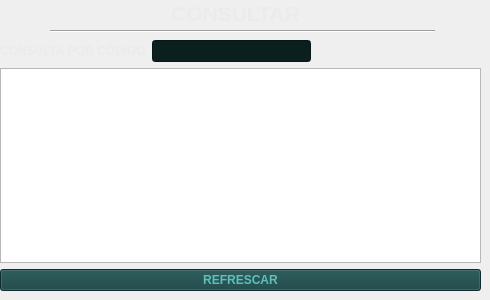
           <widget class="QWidget" name="tab_15">
            <attribute name="icon">
             <iconset>
              <normaloff>assets/SpotyUI/Consultar.png</normaloff>assets/SpotyUI/Consultar.png</iconset>
            </attribute>
            <attribute name="title">
             <string/>
            </attribute>
            <widget class="QWidget" name="layoutWidget_19">
             <property name="geometry">
              <rect>
               <x>0</x>
               <y>40</y>
               <width>481</width>
               <height>251</height>
              </rect>
             </property>
             <layout class="QVBoxLayout" name="verticalLayout_11">
              <item>
               <layout class="QGridLayout" name="gridLayout_6">
                <item row="0" column="0">
                 <widget class="QLabel" name="label_27">
                  <property name="font">
                   <font>
                    <pointsize>9</pointsize>
                    <weight>75</weight>
                    <bold>true</bold>
                   </font>
                  </property>
                  <property name="styleSheet">
                   <string notr="true">color: rgb(235, 235, 235);</string>
                  </property>
                  <property name="text">
                   <string>CONSULTA POR CÓDIGO</string>
                  </property>
                 </widget>
                </item>
                <item row="0" column="2">
                 <spacer name="horizontalSpacer_27">
                  <property name="orientation">
                   <enum>Qt::Horizontal</enum>
                  </property>
                  <property name="sizeHint" stdset="0">
                   <size>
                    <width>40</width>
                    <height>20</height>
                   </size>
                  </property>
                 </spacer>
                </item>
                <item row="1" column="0" colspan="4">
                 <widget class="QTableView" name="ConsultaTable_3">
                  <property name="font">
                   <font>
                    <pointsize>9</pointsize>
                    <weight>75</weight>
                    <bold>true</bold>
                   </font>
                  </property>
                  <property name="styleSheet">
                   <string notr="true">background-color: rgb(93, 193, 185);
border-color: rgb(0, 0, 0);
selection-background-color: rgb(21, 65, 65);
color: rgb(11, 31, 31);
border-top-color: rgb(11, 31, 31);
gridline-color: rgb(11, 31, 31);
selection-color: rgb(187, 191, 179);
QHeaderView::section { 
			background-color: #0b1f1f 
	}</string>
                  </property>
                  <property name="autoScrollMargin">
                   <number>16</number>
                  </property>
                  <attribute name="horizontalHeaderCascadingSectionResizes">
                   <bool>false</bool>
                  </attribute>
                  <attribute name="horizontalHeaderMinimumSectionSize">
                   <number>80</number>
                  </attribute>
                  <attribute name="horizontalHeaderDefaultSectionSize">
                   <number>119</number>
                  </attribute>
                  <attribute name="horizontalHeaderHighlightSections">
                   <bool>false</bool>
                  </attribute>
                  <attribute name="verticalHeaderDefaultSectionSize">
                   <number>30</number>
                  </attribute>
                 </widget>
                </item>
                <item row="0" column="1">
                 <widget class="QLineEdit" name="ConsultaIntput_3">
                  <property name="font">
                   <font>
                    <pointsize>9</pointsize>
                    <weight>75</weight>
                    <bold>true</bold>
                   </font>
                  </property>
                  <property name="styleSheet">
                   <string notr="true">background-color: rgb(11, 31, 31);
border-color: rgb(0, 0, 0);
color: rgb(255, 255, 255);</string>
                  </property>
                 </widget>
                </item>
               </layout>
              </item>
              <item>
               <widget class="QPushButton" name="ConsultaRefresh_3">
                <property name="font">
                 <font>
                  <pointsize>9</pointsize>
                  <weight>75</weight>
                  <bold>true</bold>
                 </font>
                </property>
                <property name="styleSheet">
                 <string notr="true">color: rgb(93, 193, 185);
background-color: #154141;</string>
                </property>
                <property name="text">
                 <string>REFRESCAR</string>
                </property>
               </widget>
              </item>
             </layout>
            </widget>
            <widget class="QWidget" name="layoutWidget_20">
             <property name="geometry">
              <rect>
               <x>0</x>
               <y>0</y>
               <width>471</width>
               <height>27</height>
              </rect>
             </property>
             <layout class="QHBoxLayout" name="horizontalLayout_13">
              <item>
               <spacer name="horizontalSpacer_28">
                <property name="orientation">
                 <enum>Qt::Horizontal</enum>
                </property>
                <property name="sizeHint" stdset="0">
                 <size>
                  <width>40</width>
                  <height>20</height>
                 </size>
                </property>
               </spacer>
              </item>
              <item>
               <widget class="QLabel" name="label_28">
                <property name="font">
                 <font>
                  <pointsize>16</pointsize>
                  <weight>75</weight>
                  <bold>true</bold>
                 </font>
                </property>
                <property name="styleSheet">
                 <string notr="true">color: rgb(235, 235, 235);</string>
                </property>
                <property name="text">
                 <string>CONSULTAR</string>
                </property>
                <property name="alignment">
                 <set>Qt::AlignCenter</set>
                </property>
               </widget>
              </item>
              <item>
               <spacer name="horizontalSpacer_29">
                <property name="orientation">
                 <enum>Qt::Horizontal</enum>
                </property>
                <property name="sizeHint" stdset="0">
                 <size>
                  <width>40</width>
                  <height>20</height>
                 </size>
                </property>
               </spacer>
              </item>
             </layout>
            </widget>
            <widget class="Line" name="line_6">
             <property name="geometry">
              <rect>
               <x>50</x>
               <y>30</y>
               <width>385</width>
               <height>3</height>
              </rect>
             </property>
             <property name="orientation">
              <enum>Qt::Horizontal</enum>
             </property>
            </widget>
           </widget>
